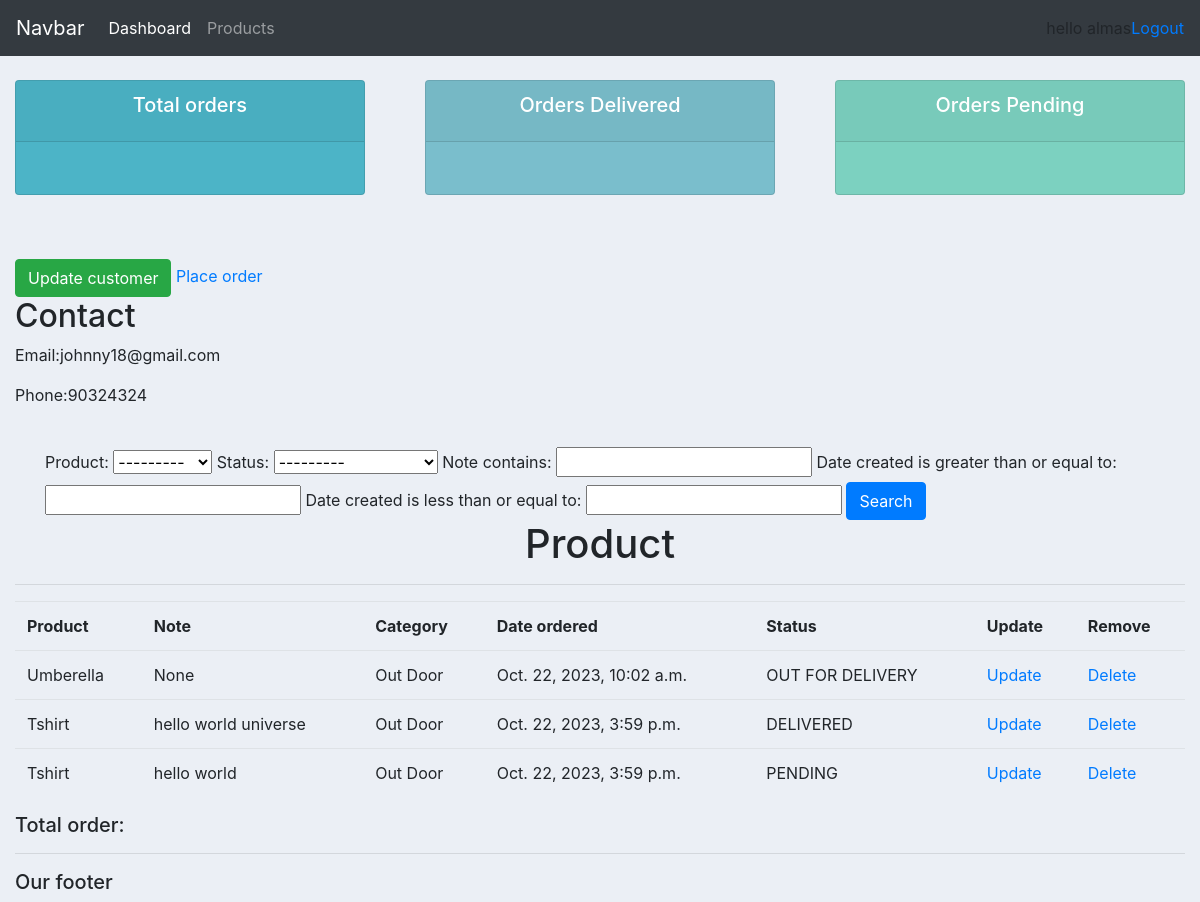
The page /customer/2/ (signed in) on the database its author committed.
### products/models.py (models this page shows, shortened)
class Customer(models.Model):
    name = models.CharField(max_length=200,null=True)
    phone = models.CharField(max_length=200,null=True)
    email = models.CharField(max_length=200,null=True)
    date_created = models.DateTimeField(auto_now_add=True,null=True)

class Order(models.Model):
    STATUS = (
              ('PENDING','PENDING'),('OUT FOR DELIVERY','OUT OF DELIVERY'),('DELIVERED','DELIVERED'),
              )
    customer = models.ForeignKey(Customer,null=True,on_delete=models.CASCADE)
    product = models.ForeignKey(Product,null=True,on_delete=models.CASCADE,)
    date_created = models.DateTimeField(auto_now_add=True,null=True)
    status = models.CharField(max_length=200,null=True,choices=STATUS)
    note = models.CharField(max_length=200,null=True)

class Product(models.Model):
    CATEGORY = (
        ('Indoor','Indoor'),('Out Door','Out Door'),
    )
    name = models.CharField(max_length=200,null=True)
    price = models.FloatField(null=True)
    category = models.CharField(max_length=200,null=True,choices=CATEGORY)
    description = models.CharField(max_length=200,null=True)
    date_created = models.DateTimeField(auto_now_add=True,null=True)
    tags = models.ManyToManyField(Tag)
    def __str__(self):
         return self.name

### products/views.py (the view)
# urls.py: path('customer/<str:pk>/', views.customer,name='customer'),
@login_required(login_url='login')
def customer(request,pk):
     customer = Customer.objects.get(id=pk)
     orders = customer.order_set.all()
     order_count = orders.count()
     myFilter = OrderFilter(request.GET,queryset=orders)
     orders = myFilter.qs
     context = {
          'customer':customer,
          'order_count':order_count,
          'orders':orders,
          'myFilter':myFilter,
     }
     return render(request,'customer.html',context)

### templates/customer.html (shortened to what this page needs)
{% extends 'main.html'  %}
{% block content %}
<div class="row mt-5">
    <div class="col-md-12 text-left">
        <button type="button" href="" class="btn btn-success">Update customer</button>
<a href="{% url 'createOrder' customer.id %}">Place order</a>
        <h2>Contact</h2>
        <p>Email:{{customer.email}}</p>
        <p>Phone:{{customer.phone}}</p>
    </div>
</div>
<br>
<div class="container">
  <form method="get">
    {{myFilter.form}}
    <button type="submit" class="btn btn-primary">Search</button>
  </form>
</div>
<div class="text-center">
<h1>Product</h1>
<hr>
</div>
<table class="table">
      <tr>
        <th>Product</th>
        <th>Note</th>
        <th>Category</th>
        <th>Date ordered</th>
        <th>Status</th>
        <th>Update</th>
        <th>Remove</th>
      </tr>
      {% for order in orders %}
      <tr>
        <td>{{order.product}}</td>
        <td>{{order.note}}</td>
        <td>{{order.product.category}}</td>
        <td>{{order.date_created}}</td>
        <td>{{order.status}}</td>
        <td><a href="{% url 'updateOrder' order.id %}">Update</a></td>
        <td><a href="{% url 'delete' order.id %}">Delete</a></td>
      </tr>
      {% endfor %}
  </table>
  <h5>Total order:{{orders_count}}</h5>
{% endblock %}

### templates/navbar.html (shortened to what this page needs)
<nav class="navbar navbar-expand-lg navbar-dark bg-dark">
    <a class="navbar-brand" href="#">Navbar</a>
    <div class="collapse navbar-collapse" id="navbarNav">
      <ul class="navbar-nav">
        <li class="nav-item active">
          <a class="nav-link" href="{% url 'home' %}">Dashboard </a>
        </li>
        <li class="nav-item">
          <a class="nav-link" href="{% url 'products' %}">Products</a>
        </li>
      </ul>
    </div>
    <span>hello {{request.user}}</span>
    <span><a href="{% url 'logout' %}">Logout</a></span>
  </nav>

### static/css/main.css (style rules this page uses)
body { background-color:#ebeff5; }

### rows shown on the page
Customer: email "johnny18@gmail.com", phone "90324324"
Order: product "Umberella", note "None", product.category "Out Door", date_created "Oct. 22, 2023, 10:02 a.m.", status "OUT FOR DELIVERY"
Order: product "Tshirt", note "hello world universe", product.category "Out Door", date_created "Oct. 22, 2023, 3:59 p.m.", status "DELIVERED"
Order: product "Tshirt", note "hello world", product.category "Out Door", date_created "Oct. 22, 2023, 3:59 p.m.", status "PENDING"

### other values the page prints
{{ request.user }} "almas"
